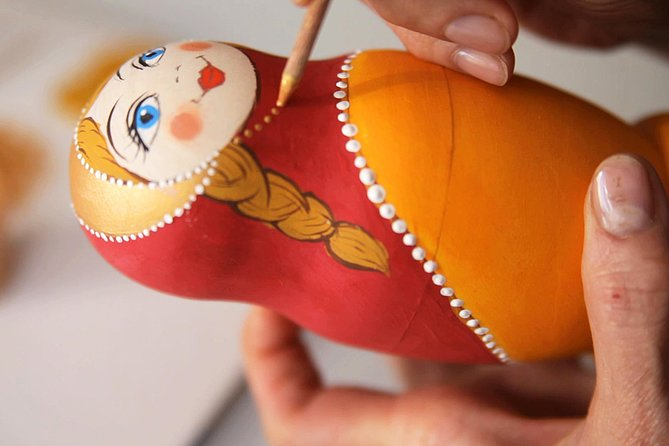
#> input picture ML_PHW2_Fall_2025/K-Means/matryoshka.jpg, 669 x 446 px
$ jupyter execute K_Means.ipynb
#> lines starting #> are read from the running program, lines starting #| are printed output that depends on the picture
<div dir=ltr align=center>

<font color=0F5298 size=7>
Machine Learning <br>
<font color=2565AE size=5>
Computer Engineering Department <br>
Fall 2025 <br>
<font color=3C99D size=5>
    Clustering: K-Means Clustering<br>
<font color=696880 size=4>
    Prepared by Benyamin Ghanbari <br>

<font color=696880 size=2>
    Curated by Alireza Mirshafieian

____

# Student Information

[cell 1]
student_number = 'Narges Kari'
full_name = '402110821'

### Image Segmentation Using K-Means Clustering for Color-Based Region Extraction

### Description:

In this project, you will implement **K-Means clustering from scratch** and use it to perform image segmentation based on color similarity. **Image segmentation** is the process of dividing an image into meaningful regions. In this assignment, segmentation is done using **color clustering**, where every pixel is grouped into one of K color clusters.

**⚠️ Notice:** You are allowed to use **only the imported libraries** and must **follow the provided function structure**.

# 📝 **Project Instructions**

1. **Load the image**
   Load the input image and convert it into an **RGB numerical array**.

2. **Reshape image to pixels**
   Flatten the image into a **2D array**, where each row represents one pixel (**R, G, B**).

3. **Initialize K cluster centers**
   Randomly select **K pixels** to serve as the starting cluster centers.

4. **Assign pixels to nearest cluster**
   Compute **distances** and assign each pixel to the **closest cluster center**.

5. **Update cluster centers**
   Recalculate each center as the **mean color** of all pixels assigned to that cluster.

6. **K-Means algorithm**
   Repeat **assignment** and **update steps** until **convergence** or **max iterations**.

7. **Reconstruct segmented image**
   Replace each pixel with the **color of its assigned cluster center**.

8. **Using the Elbow Method**
   Compute the Compute Within-Cluster Sum of Squares **WCSS** for various **K values** to help estimate an **optimal K**.

9. **Run the segmentation**
   Apply your **full K-Means pipeline** to segment the chosen image.

10. **Display results**
    Plot and **visualize** the original and segmented images **side-by-side**.

# 📤 **Expected Output**

- A **segmented image** produced by your **K-Means implementation**
- A **plot showing the Elbow Method curve** (**WCSS vs. K**)
- **Observe** how changing **K** affects segmentation

[cell 2]
import numpy as np
import matplotlib.pyplot as plt
from PIL import Image

[cell 3]
# Step 1: Load the image
def load_image(path):
#> called with path = 'matryoshka.jpg'
    img = Image.open(path).convert('RGB')
#> img is the input picture: PIL image 669x446 RGB; mean R, G, B 187.1, 122.7, 93.2
    data = np.array(img)
    return data

# Step 2: Reshape image to pixels
def preprocess_image(image_data):
    pixels = image_data.reshape(-1, 3)
    return pixels

[cell 4]
# Step 3: Initialize K cluster centers
def initialize_centers(pixels, k):
    indices = np.random.choice(len(pixels), k, replace=False)
    centers = pixels[indices]
    return centers

# Step 4: Assign pixels to nearest cluster
def assign_clusters(pixels, centers):
    distances = np.linalg.norm(pixels[:, None] - centers[None, :], axis=2)
    labels = np.argmin(distances, axis=1)
    return labels

# Step 5: Update cluster centers
def update_centers(pixels, labels, k):
    new_centers = np.array([pixels[labels == i].mean(axis=0) if np.any(labels == i) else pixels[np.random.randint(len(pixels))] for i in range(k)])
    return new_centers

# Step 6: K-Means algorithm
def kmeans(pixels, k, max_iters=10, tol=1e-4):
#> called with pixels = array of shape (298374, 3), k = 5, max_iters = 20, tol = 0.0001
    centers = initialize_centers(pixels, k)
#> in initialize_centers, `indices = np.random.choice(len(pixels), k, replace=False)`: indices = [2001, 26643, 124720, 214088, 51131]
#> in initialize_centers, `centers = pixels[indices]`: centers = [[35, 16, 9], [98, 58, 50], [182, 103, 34], [213, 199, 196], [245, 214, 131]]
    for i in range(max_iters):
        labels = assign_clusters(pixels, centers)
        new_centers = update_centers(pixels, labels, k)
        if np.all(np.abs(new_centers - centers) < tol):
            break
        centers = new_centers
    labels = assign_clusters(pixels, centers)
    return centers, labels

[cell 5]
# Step 7: Reconstruct segmented image
def recreate_image(labels, centers, image_shape):
    segmented = centers[labels].reshape(image_shape).astype(np.uint8)
    return segmented

[cell 6]
# Step 8: Compute WCSS for Elbow Method
def compute_wcss(pixels, max_k=10):
    wcss = []
    for k in range(1, max_k+1):
        centers, labels = kmeans(pixels, k, max_iters=10)
        dist = np.linalg.norm(pixels - centers[labels], axis=1)
        wcss.append(np.sum(dist**2))
    return wcss

def plot_elbow(wcss):
    plt.show()

[cell 7]
# Step 9: Run the segmentation
k = 5
path = "matryoshka.jpg"
img = load_image(path)
pixels = preprocess_image(img)
centers, labels = kmeans(pixels, k, max_iters=20)
#> centers = [[120.9, 40.48, 24.27], [209.6, 91.2, 22.81], [217.9, 201.5, 191.8], [200.7, 161, 137.3], [171.7, 106.7, 83.19]]
segmented = recreate_image(labels, centers, img.shape)
#> in recreate_image, `segmented = centers[labels].reshape(image_shape).astype(np.uint8)`:
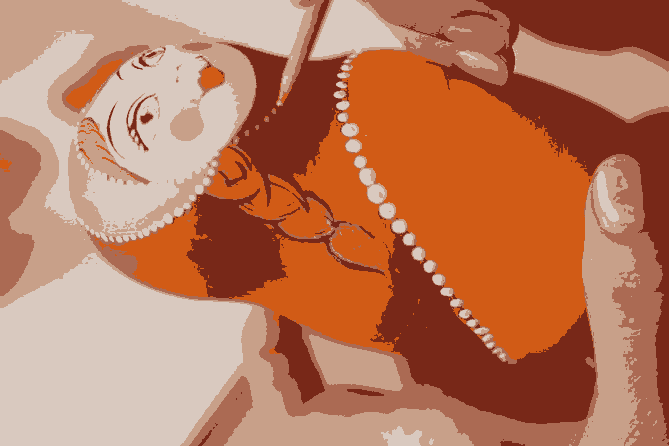
#> segmented: shape (446, 669, 3); mean of channels 0, 1, 2 186.3, 122.2, 92.7; drawn as R, G, B

[cell 8]
# Step 10: Display results
plt.figure(figsize=(12,6))

plt.subplot(1,2,1)
plt.imshow(img)
plt.title("Original Image")
plt.axis('off')

plt.subplot(1,2,2)
plt.imshow(segmented)
plt.title(f"Segmented Image (k={k})")
plt.axis('off')

plt.show()
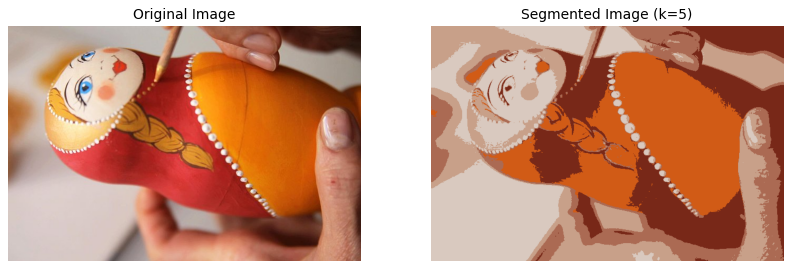
#> figure drawn by matplotlib, 2 panels

wcss = compute_wcss(pixels, max_k=10)
#> the loop in compute_wcss, `for k in range(1, max_k+1):` made 10 passes
#> after the loop in compute_wcss, `for k in range(1, max_k+1):`: wcss = [3.24e+09, 1.05e+09, 691571210, 500090432, 416097981.8, 368089518.5, 283385217, 258262319.6, 239379933, 229914314]
plt.figure()
plt.plot(range(1,11), wcss, marker='o')
plt.xlabel("Number of clusters (K)")
plt.ylabel("WCSS")
plt.title("Elbow Method")
plt.show()
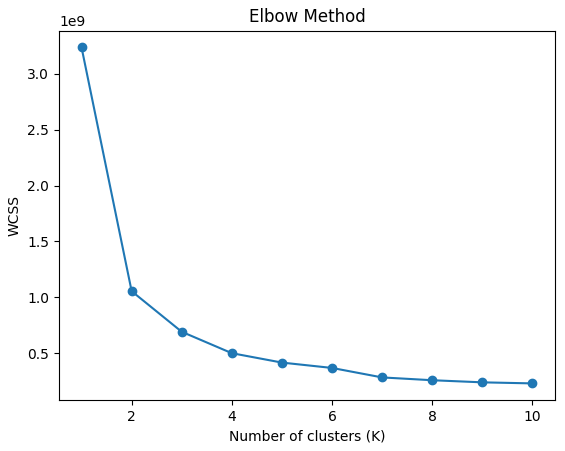
#> figure drawn by matplotlib, 1 panel; curve peaks at x = 1, y = 3.24e+09
